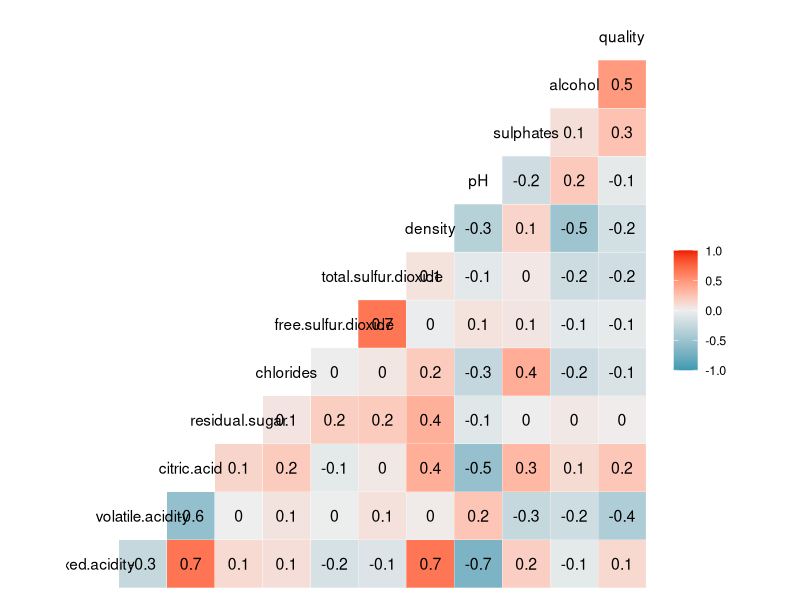
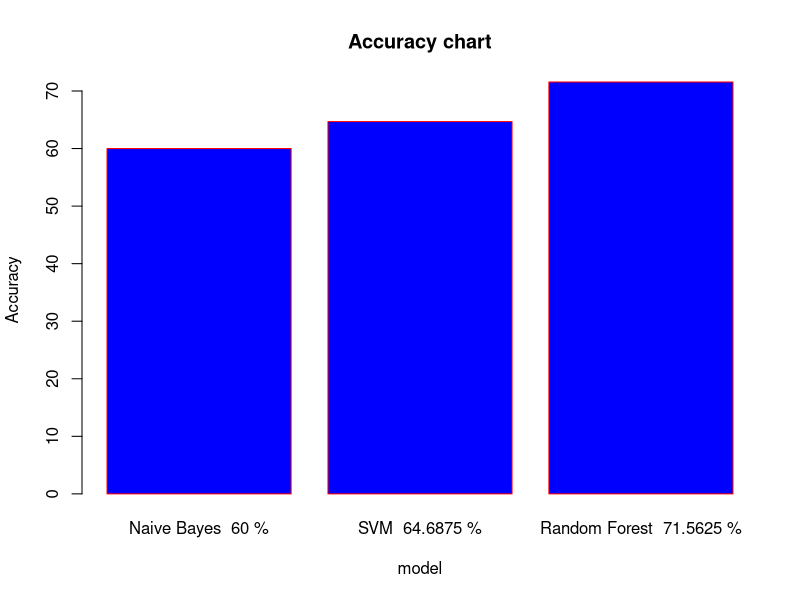

The R source for these figures, in order:
wine<-read.csv("Wine Quality.csv")
set.seed(123)
library(caret)
library(randomForest)
library(GGally)
library(e1071)

wine<-wine[ ,-c(1)]
str(wine)
q<-ggcorr(wine, label = T)
print(q)
wine<-wine[ ,-c(1,6)]
wine$quality<-as.factor(wine$quality)


train <- sample(nrow(wine), 0.8 * nrow(wine))
train_data <- wine[train, ]
test_data <- wine[-train, ]

#Random Forest 
model <- randomForest(quality ~ ., data = train_data, ntree = 1000)

predictions <- predict(model, test_data)

conf_matrix <- table(test_data$quality, predictions)
print(conf_matrix)


accuracy_rf <- sum(diag(conf_matrix)) / sum(conf_matrix)
# cat("\nAccuracy of Random Forest:", accuracy_rf, "\n")

# Naive Bayes
model_nb <- naiveBayes(quality ~ ., data = train_data)

nb_predictions <- predict(model_nb, newdata = test_data)
confusion_matrix <- table(test_data$quality, nb_predictions)
print(confusion_matrix)

accuracy_nb <- sum(diag(confusion_matrix)) / sum(confusion_matrix)
# cat("\nAccuracy of Naive Bayes:", accuracy_nb, "\n")

#SVM
svm_model <- svm(quality ~ ., data = train_data, kernel = "polynomial", cost = 10)

svm_pred <- predict(svm_model, newdata = test_data)

svm_cm <- table(svm_pred, test_data$quality)
print(svm_cm)
accuracy_svm <- sum(diag(svm_cm)) / sum(svm_cm)
# cat("\nAccuracy of SVM: ",accuracy_svm)

H <- c(accuracy_nb*100,accuracy_svm*100,accuracy_rf*100)
M <- c(paste("Naive Bayes ", accuracy_nb*100,"%"),paste("SVM ", accuracy_svm*100,"%"),paste("Random Forest ", accuracy_rf*100,"%"))
barplot(H,names.arg=M,xlab="model",ylab="Accuracy",col="blue", main="Accuracy chart",border="red")

rf_metrics <- caret::confusionMatrix(predictions, test_data$quality)
print(rf_metrics)

nb_metrics <- caret::confusionMatrix(nb_predictions, test_data$quality)
print(nb_metrics)

svm_metrics <- caret::confusionMatrix(svm_pred, test_data$quality)
print(svm_metrics)

